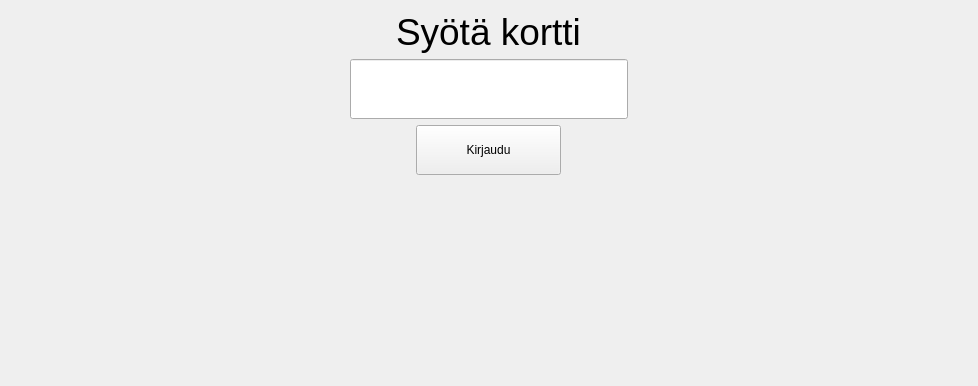
      <widget class="QWidget" name="loginpage">
       <layout class="QGridLayout" name="gridLayout_2">
        <property name="leftMargin">
         <number>350</number>
        </property>
        <property name="rightMargin">
         <number>350</number>
        </property>
        <item row="0" column="0" alignment="Qt::AlignHCenter">
         <widget class="QLabel" name="loginLabel">
          <property name="sizePolicy">
           <sizepolicy hsizetype="Preferred" vsizetype="Minimum">
            <horstretch>0</horstretch>
            <verstretch>0</verstretch>
           </sizepolicy>
          </property>
          <property name="minimumSize">
           <size>
            <width>0</width>
            <height>0</height>
           </size>
          </property>
          <property name="maximumSize">
           <size>
            <width>16777215</width>
            <height>16777215</height>
           </size>
          </property>
          <property name="font">
           <font>
            <pointsize>28</pointsize>
           </font>
          </property>
          <property name="text">
           <string>Syötä kortti</string>
          </property>
         </widget>
        </item>
        <item row="1" column="0">
         <layout class="QVBoxLayout" name="verticalLayout">
          <property name="spacing">
           <number>6</number>
          </property>
          <property name="sizeConstraint">
           <enum>QLayout::SetMinimumSize</enum>
          </property>
          <property name="topMargin">
           <number>0</number>
          </property>
          <property name="rightMargin">
           <number>0</number>
          </property>
          <property name="bottomMargin">
           <number>200</number>
          </property>
          <item alignment="Qt::AlignHCenter">
           <widget class="QLineEdit" name="loginLineEdit">
            <property name="sizePolicy">
             <sizepolicy hsizetype="Fixed" vsizetype="Fixed">
              <horstretch>0</horstretch>
              <verstretch>0</verstretch>
             </sizepolicy>
            </property>
            <property name="minimumSize">
             <size>
              <width>0</width>
              <height>60</height>
             </size>
            </property>
            <property name="font">
             <font>
              <pointsize>24</pointsize>
             </font>
            </property>
           </widget>
          </item>
          <item alignment="Qt::AlignHCenter">
           <widget class="QPushButton" name="loginButton">
            <property name="sizePolicy">
             <sizepolicy hsizetype="Fixed" vsizetype="Fixed">
              <horstretch>200</horstretch>
              <verstretch>40</verstretch>
             </sizepolicy>
            </property>
            <property name="minimumSize">
             <size>
              <width>145</width>
              <height>50</height>
             </size>
            </property>
            <property name="baseSize">
             <size>
              <width>40</width>
              <height>40</height>
             </size>
            </property>
            <property name="text">
             <string>Kirjaudu</string>
            </property>
            <property name="iconSize">
             <size>
              <width>16</width>
              <height>16</height>
             </size>
            </property>
            <property name="autoDefault">
             <bool>false</bool>
            </property>
            <property name="default">
             <bool>false</bool>
            </property>
            <property name="flat">
             <bool>false</bool>
            </property>
           </widget>
          </item>
         </layout>
        </item>
       </layout>
      </widget>
